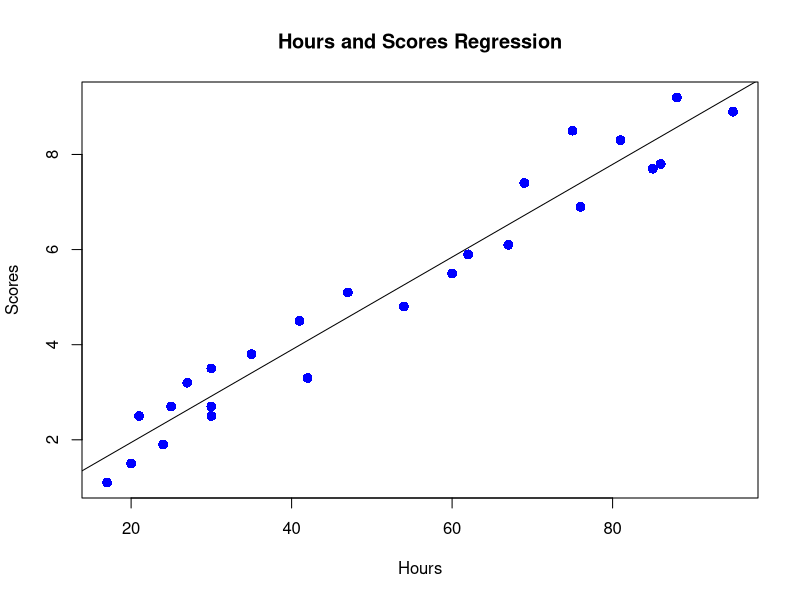

Reproduce this figure in R.
#INSTALLING PACKAGES 
install.packages("ggplot2")
install.packages("dplyr")
library(ggplot2)
library(dplyr)

#CREATING A MODEL AND GETTING THE COEFFICIENTS 

Hours<-c(2.5,5.1,3.2,8.5,3.5,1.5,9.2,5.5,8.3,2.7,7.7,5.9,4.5,3.3,1.1,8.9,2.5,1.9,6.1,7.4,2.7,4.8,3.8,6.9,7.8)
Scores<-c(21,47,27,75,30,20,88,60,81,25,85,62,41,42,17,95,30,24,67,69,30,54,35,76,86)

#APPLYING THE lm() FUNCTION FOR LINEAR REGRESSION

model<-lm(Scores~Hours)

print(model)

#OBTAINING THE SUMMARY OF THE MODEL

print(summary(model))

#PLOTTING THE GRAPH
plot(Scores,Hours, col="blue" , main="Hours and Scores Regression", abline(lm(Hours~Scores)), cex=1.3,pch=16,xlab="Hours",ylab="Scores")


#PREDICTING THE SCORE OF A STUDENT WHO STUDIES 9.25 hrs

a<-data.frame(Hours=9.25)
result<-predict(model,a)
print(result)
